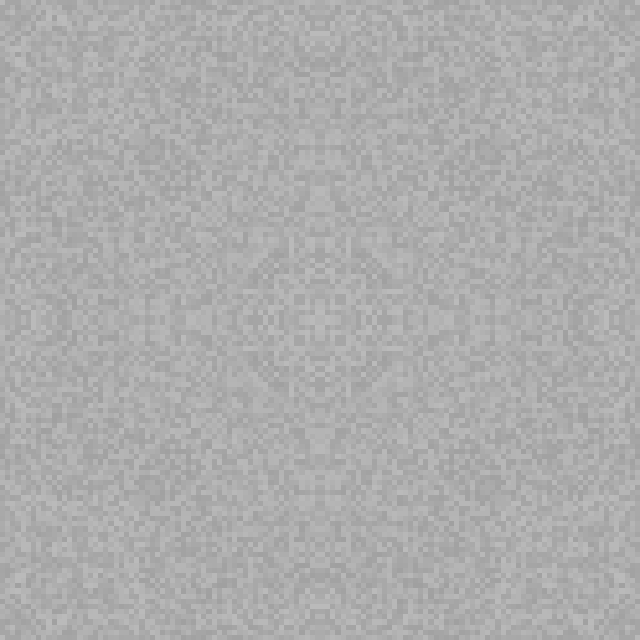

The image is a tile-based game level rendered from a .tmx file. Its description and complete source (layers, tilesets, objects, tile grids) follow:
An orthogonal 10x10 tile map with 64x64 px tiles, 1 tile layer (map).

<map version="1.10" tiledversion="1.10.1" orientation="orthogonal" renderorder="right-down" width="10" height="10" tilewidth="64" tileheight="64" infinite="0" nextlayerid="5" nextobjectid="9">
 <tileset firstgid="1" name="floor" tilewidth="64" tileheight="64" tilecount="100" columns="10">
  <image source="floor_texture.png" width="640" height="640" />
 </tileset>
 <layer id="1" name="map" width="10" height="10">
  <data encoding="csv">
1,2,3,4,5,6,7,8,9,10,
11,12,13,14,15,16,17,18,19,20,
21,22,23,24,25,26,27,28,29,30,
31,32,33,34,35,36,37,38,39,40,
41,42,43,44,45,46,47,48,49,50,
51,52,53,54,55,56,57,58,59,60,
61,62,63,64,65,66,67,68,69,70,
71,72,73,74,75,76,77,78,79,80,
81,82,83,84,85,86,87,88,89,90,
91,92,93,94,95,96,97,98,99,100
</data>
 </layer>
</map>